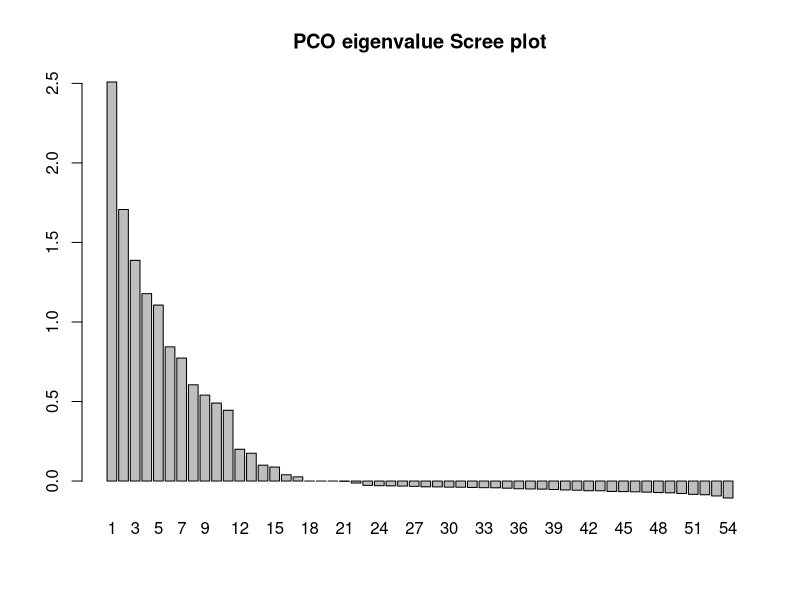
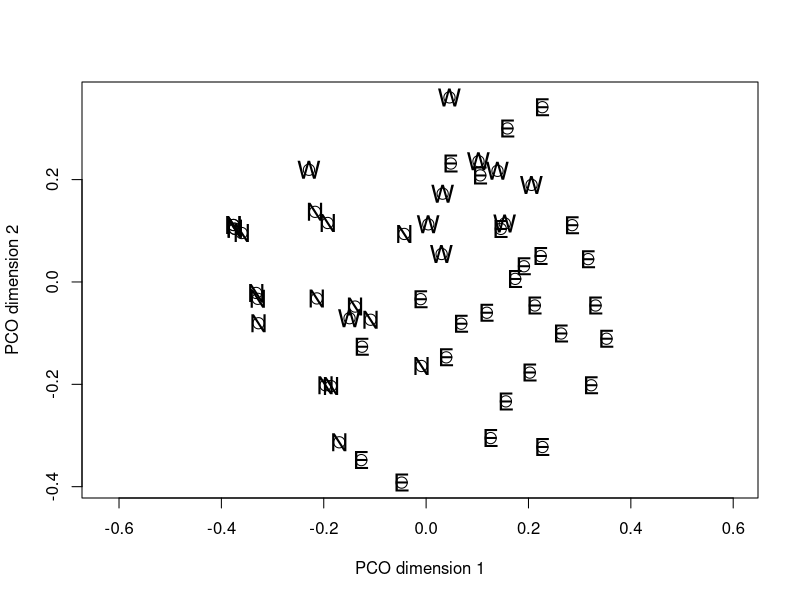
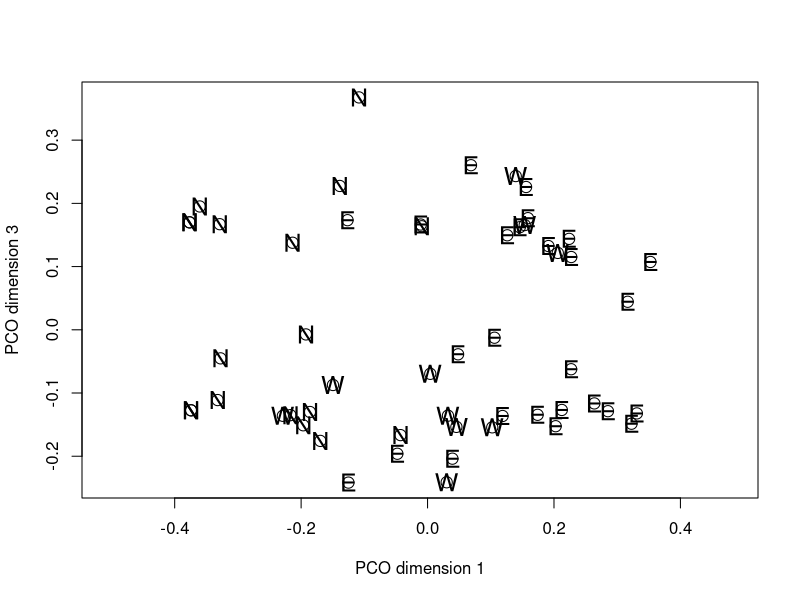
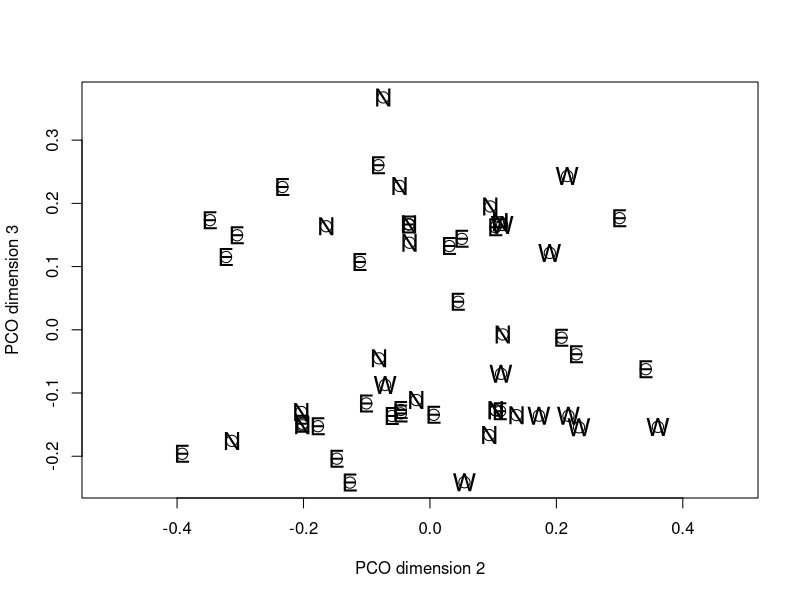
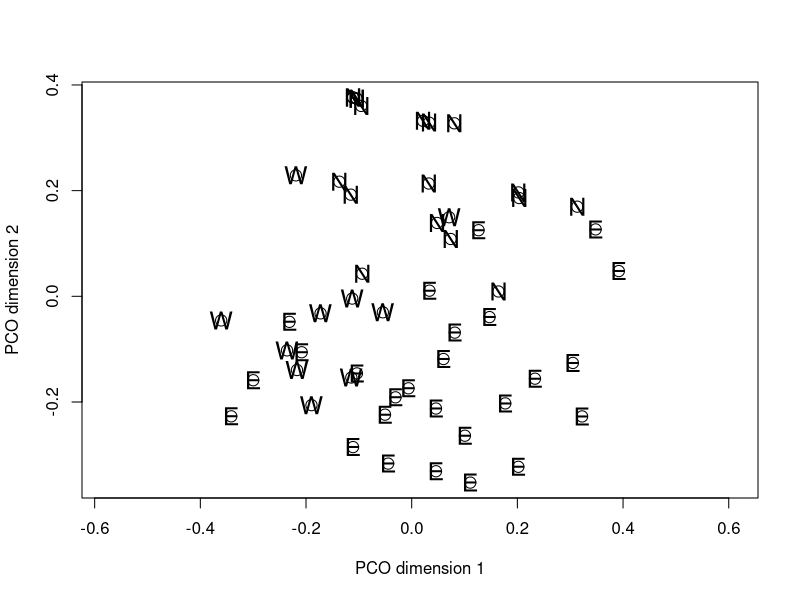
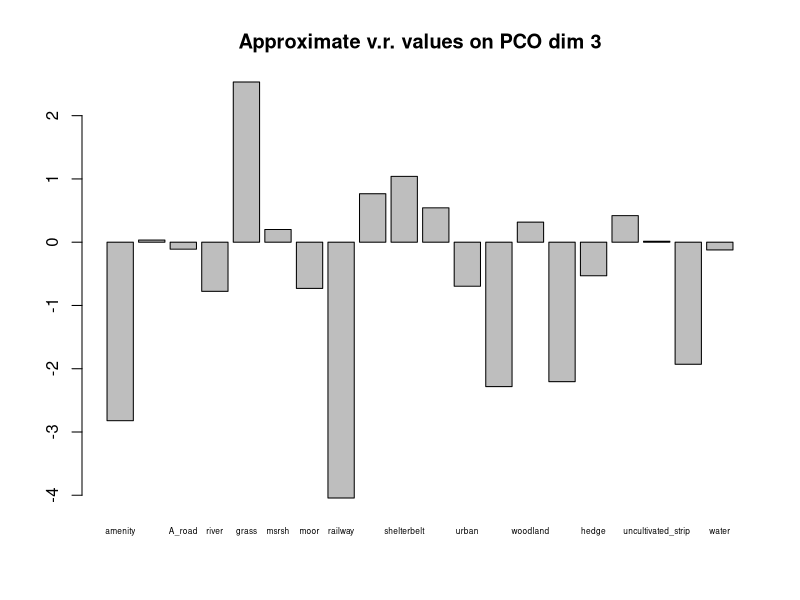

The R script that drew these images, in order:
## ---- chunk 1
margin_data <- read.csv("data/PCO1_survey.csv", head = TRUE)
head(margin_data)
field_dist <- dist(margin_data[3:22], method = "binary")
field_pco <- cmdscale(field_dist, eig = TRUE, k = 15)
eig_num <- seq(1, length(field_pco$eig), 1)
barplot(field_pco$eig, names.arg = eig_num, main = "PCO eigenvalue Scree plot")
fieldPCO_dim1 <- vector(length = 54)
fieldPCO_dim2 <- vector(length = 54)
fieldPCO_dim3 <- vector(length = 54)
fieldPCO_dim1 <- field_pco$points[, 1]
fieldPCO_dim2 <- field_pco$points[, 2]
fieldPCO_dim3 <- field_pco$points[, 3]
fieldpco_plot <- plot(fieldPCO_dim1, fieldPCO_dim2,
  asp = 1, cex = 1.5,
  xlab = "PCO dimension 1", ylab = "PCO dimension 2"
)
text(fieldPCO_dim1, fieldPCO_dim2, cex = 1.5, margin_data$region)

fieldpco_plot2 <- plot(fieldPCO_dim1, fieldPCO_dim3,
  asp = 1, cex = 1.5,
  xlab = "PCO dimension 1", ylab = "PCO dimension 3"
)
text(fieldPCO_dim1, fieldPCO_dim3, cex = 1.5, margin_data$region)

fieldpco_plot3 <- plot(fieldPCO_dim2, fieldPCO_dim3,
  asp = 1, cex = 1.5,
  xlab = "PCO dimension 2", ylab = "PCO dimension 3"
)
text(fieldPCO_dim2, fieldPCO_dim3, cex = 1.5, margin_data$region)
## ---- chunk 2
fieldpco_plot <- plot(-fieldPCO_dim2, -fieldPCO_dim1,
  asp = 1, cex = 1.5,
  xlab = "PCO dimension 1", ylab = "PCO dimension 2"
)
text(-fieldPCO_dim2, -fieldPCO_dim1, cex = 1.5, margin_data$region)
## ---- chunk 3
select_data <- margin_data[3:22]
Fvals <- vector(length = ncol(select_data))
maxitem <- length(Fvals)

for (i in 1:maxitem) {
  lm1 <- lm(fieldPCO_dim3 ~ select_data[, i])
  av1 <- anova(lm1)
  Fvals[i] <- av1$F[1]
}
Fvalplot <- barplot(log(Fvals, 10),
  names.arg = colnames(select_data), cex.names = 0.5,
  main = "Approximate v.r. values on PCO dim 3"
)
